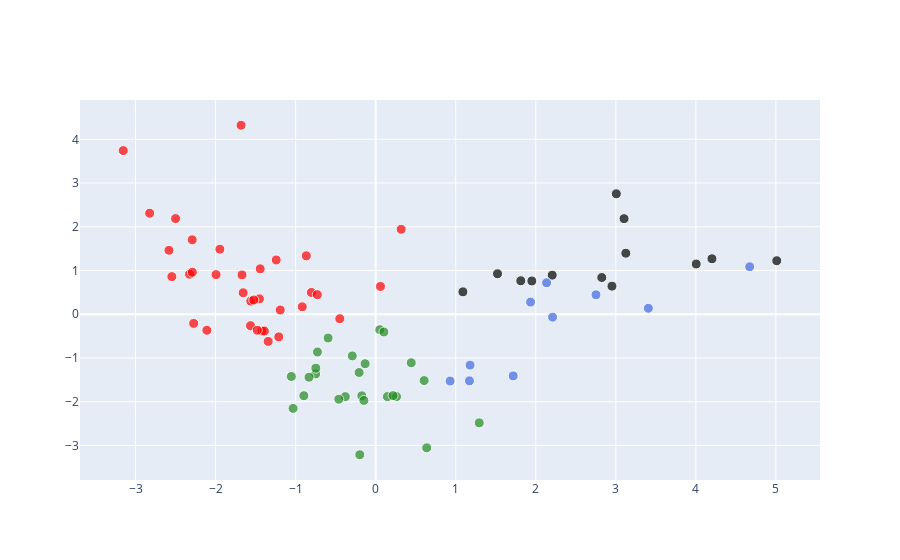

Notebook code cell kept with this figure:
### Markdown cell above
En ce qui concerne l'ACP, notre premier axe permet d'expliquer une grande part de la variance, et le deuxième apporte une contribution honorable. Notre représentation graphique devrait donc avoir du sens.
En revanche, il est toujours difficile de trouver un bon nombre de clusters en se basant sur l'inertie intraclasse.

On retrouve deux clusters la séparation entre pays riches et polluants d'une part, et les pays en cours de développement d'auttre part. Un des facteurs de séparation est toutefois l'élasticité énergétique du PIB. On voit ici que le centroïde correspondant au cluster des pays développés à des coefficients assez négatifs en ce qui concerne les coefficients des régressions, ainsi que le R² de la seconde régression. On voit donc que la production des pays développés est moins corrélée que celle des autres pays aux énergies utilisées, ainsi qu'à la quantité de GES émise. On pourrait expiquer cela par un niveau de développement plus avancé et donc à la fois une économie déjà assez industrialisée et surtout une part d'énergie alternative significativement au-dessus de la moyenne.

Ce dernier résultat est donc assez solide, puisqu'on le retrouve avec toutes nos bases jusqu'à présent. On va chercher à voir, avec plus de clusters, s'il est possible de raffiner cette analyse au niveau des pays en développement.

### Code cell
A,dic,axis=get_cluster_ACP(4,data_set_3, seed = 2)
A.tail()

### Figure 1 — Plotly figure (JSON) as saved in the notebook; plotly's stock layout.template omitted (floating-point values rounded to 4 significant figures)
{"data": [{"hoverinfo": "text", "marker": {"color": ["forestgreen", "royalblue", "forestgreen", "black", "red", "black", "red", "royalblue", "red", "red", "red", "black", "black", "red", "red", "forestgreen", "forestgreen", "forestgreen", "forestgreen", "forestgreen", "red", "forestgreen", "royalblue", "royalblue", "royalblue", "red", "red", "red", "red", "red", "forestgreen", "black", "black", "forestgreen", "royalblue", "forestgreen", "red", "red", "forestgreen", "forestgreen", "red", "red", "black", "black", "forestgreen", "red", "red", "forestgreen", "red", "red", "royalblue", "red", "forestgreen", "red", "forestgreen", "forestgreen", "black", "black", "red", "black", "red", "red", "forestgreen", "forestgreen", "royalblue", "red", "forestgreen", "royalblue", "forestgreen", "red", "royalblue", "black", "forestgreen", "red", "red", "red", "red", "red", "black", "forestgreen", "red", "forestgreen"], "size": [10, 10, 10, 10, 10, 10, 10, 10, 10, 10, 10, 10, 10, 10, 10, 10, 10, 10, 10, 10, 10, 10, 10, 10, 10, 10, 10, 10, 10, 10, 10, 10, 10, 10, 10, 10, 10, 10, 10, 10, 10, 10, 10, 10, 10, 10, 10, 10, 10, 10, 10, 10, 10, 10, 10, 10, 10, 10, 10, 10, 10, 10, 10, 10, 10, 10, 10, 10, 10, 10, 10, 10, 10, 10, 10, 10, 10, 10, 10, 10, 10, 10]}, "mode": "markers", "text": ["AGO", "ALB", "ARG", "AUS", "AUT", "BEL", "BGD", "BGR", "BOL", "BRA", "BWA", "CAN", "CHE", "CHL", "CHN", "CIV", "CMR", "COD", "COG", "COL", "CRI", "CUB", "CZE", "DEU", "DNK", "DOM", "DZA", "ECU", "EGY", "ESP", "ETH", "FIN", "FRA", "GAB", "GBR", "GHA", "GRC", "GTM", "HND", "HTI", "IDN", "IND", "IRL", "ISL", "ITA", "JAM", "JPN", "KEN", "KOR", "LKA", "LUX", "MAR", "MEX", "MYS", "NGA", "NIC", "NLD", "NOR", "NPL", "NZL", "PAK", "PAN", "PER", "PHL", "POL", "PRT", "PRY", "ROU", "SDN", "SLV", "SVK", "SWE", "TGO", "THA", "TUN", "TUR", "TZA", "URY", "USA", "VEN", "VNM", "ZMB"], "type": "scatter", "uid": "42ff342b-4883-4cc3-acbe-9cdaffc59c68", "x": [-0.1735, 0.9302, -0.5942, 2.205, -0.8668, 2.825, -2.274, 1.718, -1.563, -1.192, -1.442, 2.952, 5.011, -1.946, -3.154, -0.1984, 0.1461, 0.6377, -0.3799, 0.4443, -0.8033, 0.2602, 2.21, 2.136, 3.406, -1.452, -2.109, -1.421, -2.325, 0.05996, -0.7499, 1.813, 3.125, -0.1319, 2.752, -0.2069, -0.7293, -1.343, -0.8327, -1.032, -1.211, -2.583, 1.522, 3.006, 0.05129, -0.4487, 0.3188, -0.7477, -1.681, -2.29, 4.673, -2.547, -0.7272, -1.56, -0.8976, -1.054, 1.951, 3.103, -1.39, 1.09, -1.523, -1.67, -0.2924, -0.1475, 1.179, -1.243, 0.6054, 1.171, 0.2174, -1.655, 1.935, 4.201, -0.4606, -2.824, -1.994, -2.292, -1.479, -0.9173, 4.004, 0.1026, -2.5, 1.294], "y": [-1.865, -1.527, -0.5436, 0.8946, 1.336, 0.8395, -0.2093, -1.41, -0.2612, 0.09731, 1.039, 0.6423, 1.223, 1.488, 3.742, -3.212, -1.883, -3.054, -1.884, -1.109, 0.4984, -1.883, -0.06603, 0.7197, 0.1367, 0.3519, -0.3664, -0.384, 0.9152, 0.6354, -1.364, 0.7656, 1.396, -1.131, 0.4445, -1.332, 0.4477, -0.621, -1.439, -2.153, -0.5174, 1.463, 0.9258, 2.754, -0.3528, -0.1011, 1.943, -1.232, 4.321, 0.9604, 1.085, 0.8606, -0.8629, 0.3004, -1.862, -1.423, 0.761, 2.186, -0.3833, 0.5122, 0.3261, 0.9001, -0.9528, -1.97, -1.163, 1.242, -1.516, -1.523, -1.861, 0.4907, 0.2781, 1.268, -1.943, 2.309, 0.9066, 1.702, -0.3653, 0.1703, 1.149, -0.4061, 2.187, -2.483]}], "layout": {"hovermode": "closest"}}
